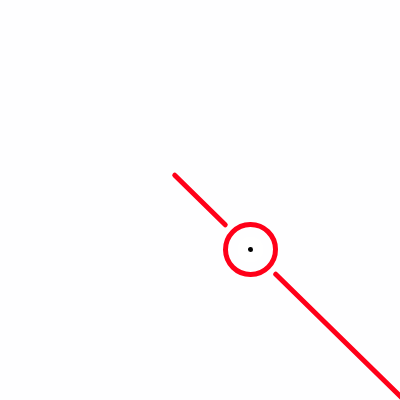
Frame 1 (no input)
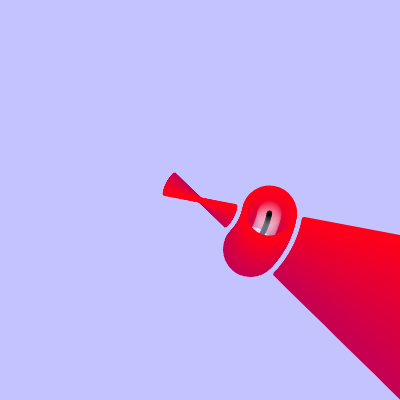
Frame 60 (no input)
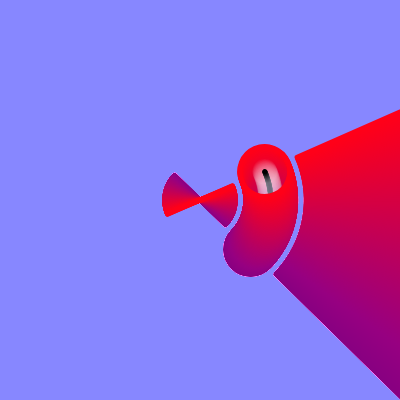
Frame 120 (the mouse pressed at the canvas centre since frame 60)

The p5.js sketch that drew these frames (run headless with seeded random() and noise() and a simulated clock; from frame 60 on, the mouse is pressed at the canvas centre):

// p5.js sketch
// ── sketch.js
// File: 092018

function setup(){
  createCanvas(400,400)
  background(0)
  pixelDensity(displayDensity())
  ellipseMode(CENTER)
  
}


function draw(){
  background(0, 0, 230,1)
  strokeWeight(5)
  push()
  noFill()
  translate(width/2, height/2)
  rotate( (-frameCount * .01))
  stroke(255,0,25)
  line(width/16, height/16, -width/16, -height/16);
  pop()
  
  push()
  noFill()
  stroke(255,0,25)
  translate(width/2, height/2)
  rotate( (-frameCount * .01))
  line((width/8) + 25, (height/8) + 25, (width/2), (height/2));

  ellipse(width/8, height/8, 50, 50);
  noStroke()
  fill(255,10)
  ellipse(width/8, height/8, 25, 25);
  stroke(0)
  line(width/8, height/8, 50, 50);
  pop()
  
  
}
